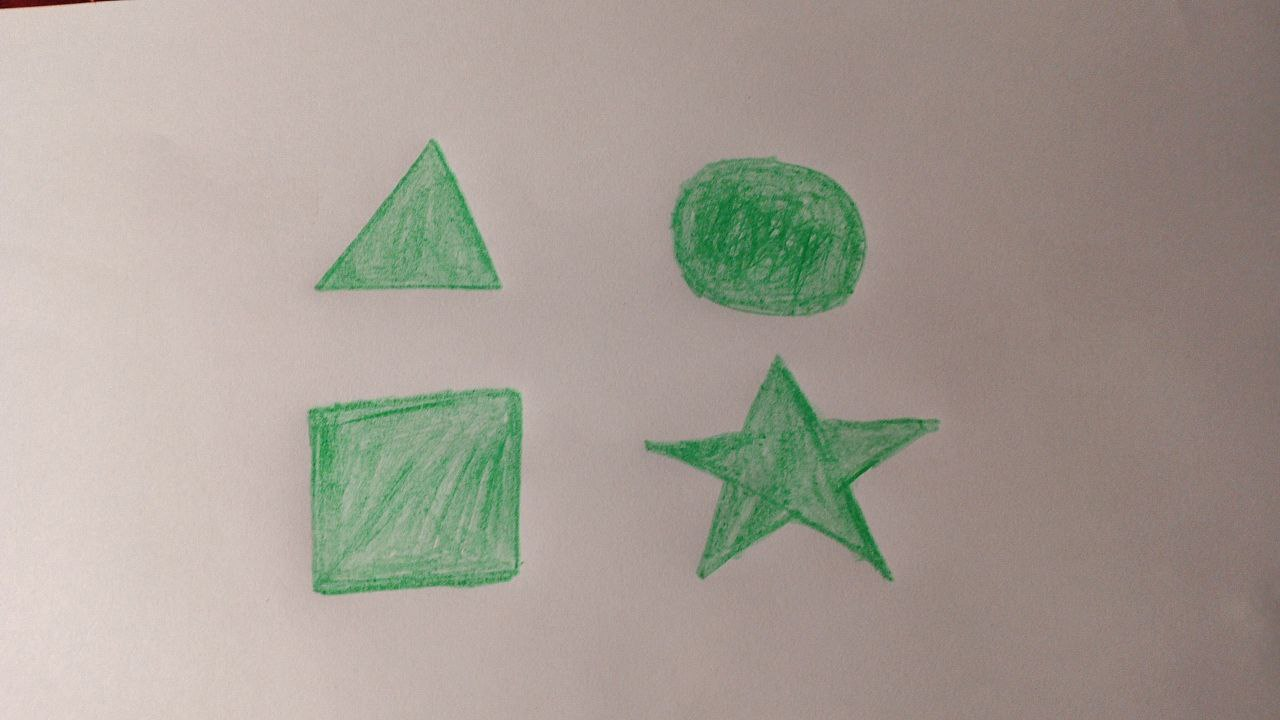
#> input picture images/hw5(2).jpg, 1280 x 720 px
$ python HW_lesson5.py
#> lines starting #> are read from the running program, lines starting #| are printed output that depends on the picture; after the words box and inside, x2 and y2 are one past the last pixel; in counts of white or black regions, pixels touching at a corner belong together
import cv2
import numpy as np

img = cv2.imread("images/hw5(2).jpg")
#> img is the input picture: shape (720, 1280, 3); mean B, G, R 147.6, 157.1, 164.9
img = cv2.resize(img, (img.shape[1], img.shape[0]))
img_copy = img.copy()
img = cv2.GaussianBlur(img, (5, 5), 8)
img = cv2.cvtColor(img, cv2.COLOR_BGR2HSV)
#> img: shape (720, 1280, 3); mean H, S, V 15, 37.4, 170.2
lower = np.array([51, 12, 0])
upper = np.array([125, 255, 255])
mask = cv2.inRange(img, lower, upper)
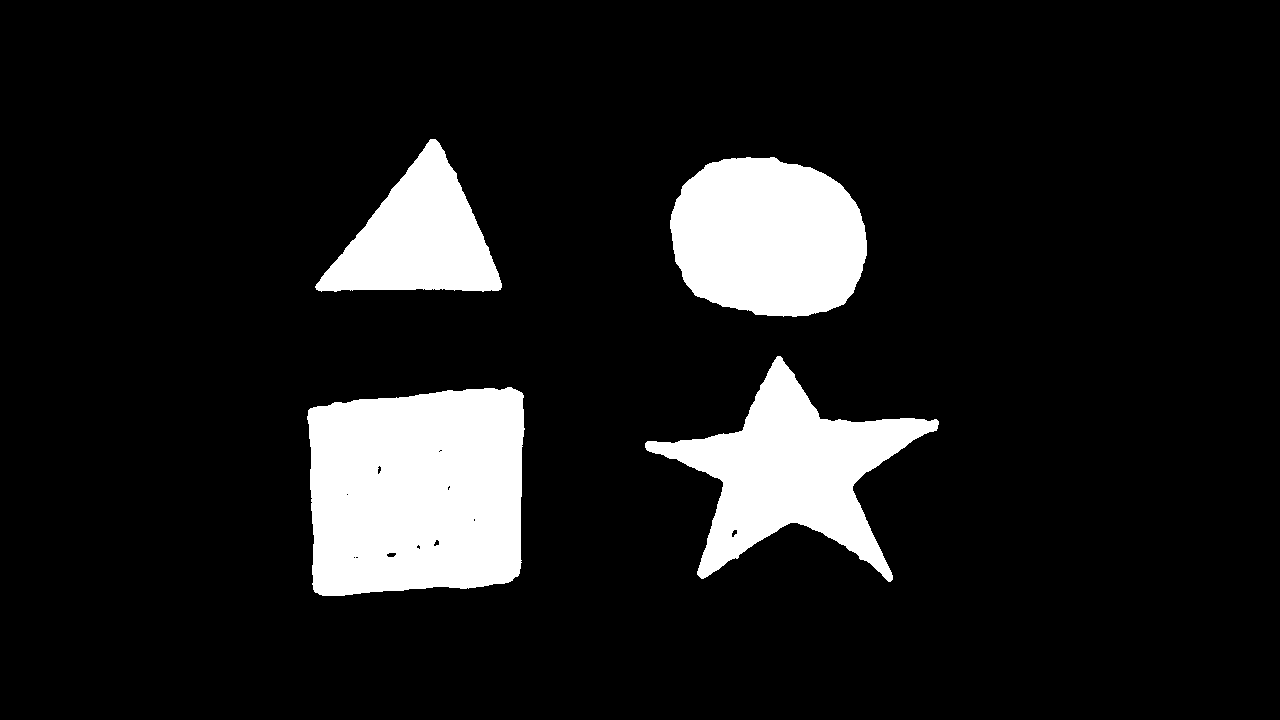
#> mask: shape (720, 1280); 11.6% white; 4 white regions
img = cv2.bitwise_and(img, img, mask=mask)
#> img: shape (720, 1280, 3); mean H, S, V 7.4, 9.6, 17

contours, _ = cv2.findContours(mask, cv2.RETR_EXTERNAL, cv2.CHAIN_APPROX_SIMPLE)
#> contours = 4 contours; box (x1, y1, x2, y2) and area: (307, 387, 525, 596) 40502, (670, 157, 867, 317) 25230, (645, 356, 939, 582) 24826, (315, 139, 502, 292) 14948
for cnt in contours:
    area = cv2.contourArea(cnt)
    if area > 150:
        perimeter = cv2.arcLength(cnt, True)
        M = cv2.moments(cnt)
        if M["m00"] != 0:
            cx = int(M["m10"] / M["m00"])
            cy = int(M["m01"] / M["m00"])
            x, y, w, h = cv2.boundingRect(cnt)
            aspect_ratio = round(w / h, 2)
            compactness = round((4 * np.pi * area) / (perimeter ** 2), 2)

            approx = cv2.approxPolyDP(cnt, 0.03 * perimeter, True)
            if len(approx) == 3:
                shape = "Triangle"
            elif len(approx) == 4:
                shape = "Quadratic"
            elif len(approx) == 10:
                shape = "Star"
            else:
                shape = "Oval"
            cv2.drawContours(img_copy, [cnt], -1, (255, 255, 255), 2)
            cv2.circle(img_copy, (cx, cy), 4, (255, 0, 0))
            cv2.putText(img_copy, f'shape: {shape}', (x, y - 10), cv2.FONT_HERSHEY_SIMPLEX, 0.5, (255, 255, 255))
            cv2.putText(img_copy, f'A: {int(area)}, P:{int(perimeter)}', (x, y - 25), cv2.FONT_HERSHEY_SIMPLEX, 0.5, (255, 255, 255))
            cv2.rectangle(img_copy, (x, y), (x + w, y + h), (255, 255, 255), 2)
            cv2.putText(img_copy, f'AR:{aspect_ratio}, C:{compactness}', (x, y - 40), cv2.FONT_HERSHEY_SIMPLEX, 0.5, (255, 255, 255))
#> this loop made 4 passes
#> (area, perimeter, cx, cy, x, y, w, h) on passes 1, 4: (40502, 825.1, 416, 491, 307, 387, 218, 209), (14947.5, 578.4, 418, 237, 315, 139, 187, 153)
#> (area, perimeter, cx, cy, x, y, w, h) on passes 2 to 3: (24826, 1077.9, 791, 471, 645, 356, 294, 226), (25229.5, 612.8, 767, 237, 670, 157, 197, 160)
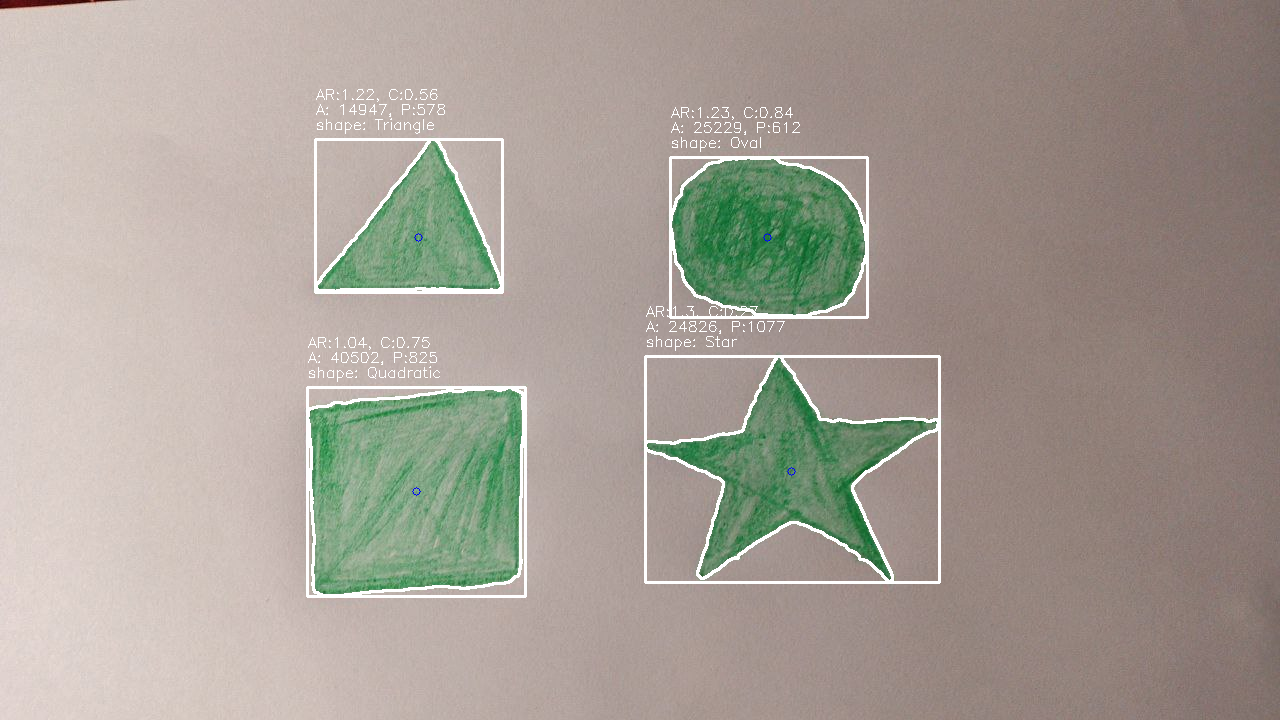
#> img_copy: shape (720, 1280, 3); 2.39% of pixels changed, all inside (x1, y1, x2, y2) = (306, 89, 941, 598)
cv2.imwrite("result.jpg", img_copy)
cv2.imshow("Figurki", img_copy)
cv2.waitKey(0)
cv2.destroyAllWindows()

$ run again, with images/dolgopyat.jpg copied over images/hw5(2).jpg
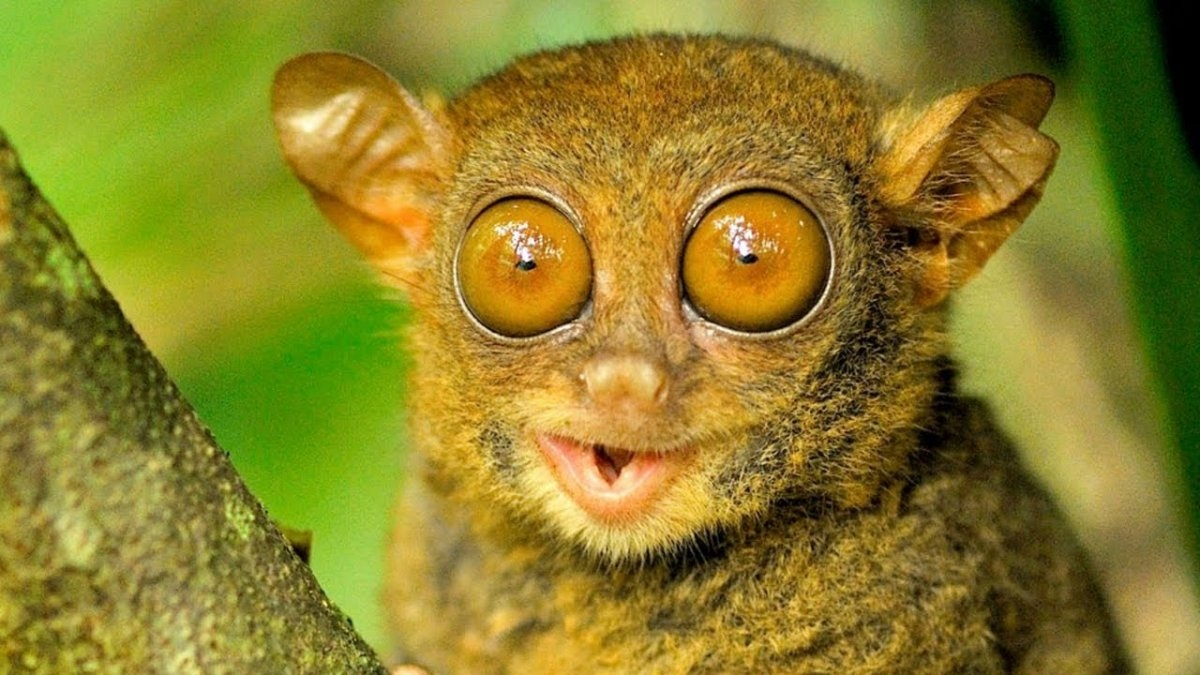
#> input picture images/dolgopyat.jpg, 1200 x 675 px
#> img is the input picture: shape (675, 1200, 3); mean B, G, R 40.6, 127.8, 139
#> `mask = cv2.inRange(img, lower, upper)`:
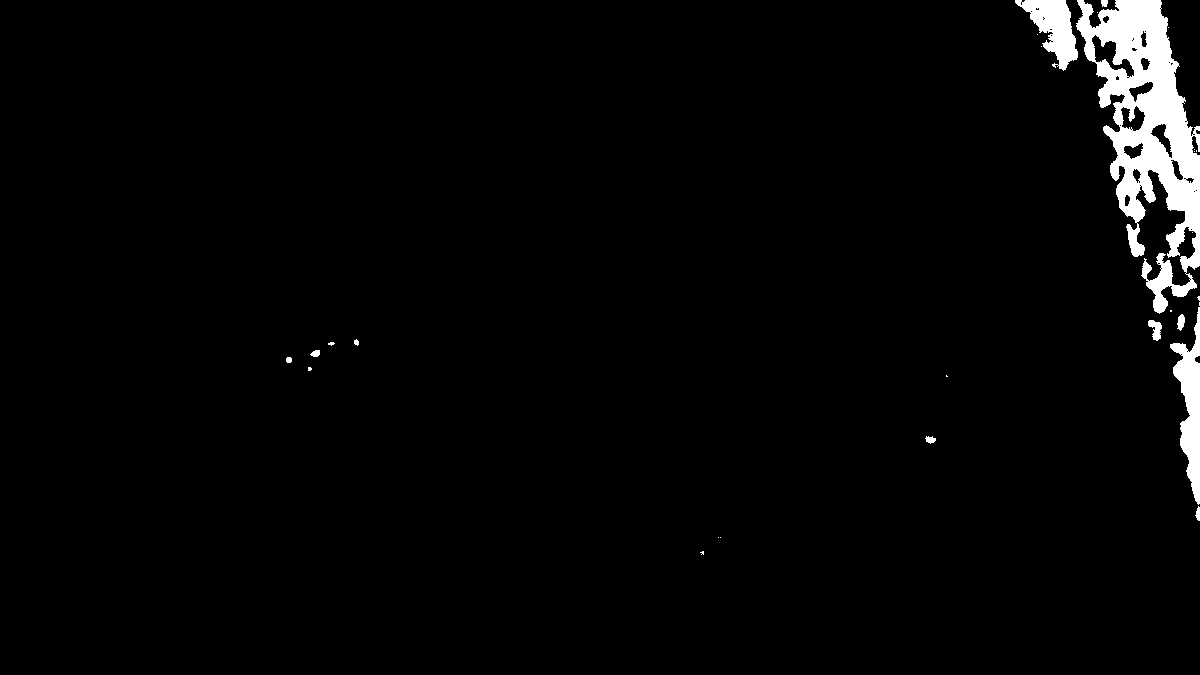
#> mask: shape (675, 1200); 2.7% white; 28 white regions (17 under 20 px)
#> contours = 28 contours, 18 with area under 20; largest, box (x1, y1, x2, y2) and area: (1076, 0, 1200, 314) 18011, (1170, 307, 1200, 505) 2484, (1015, 0, 1078, 71) 2014, (1148, 320, 1162, 341) 146, (1177, 314, 1185, 331) 75
#> the loop `for cnt in contours:` made 28 passes
#> (area, perimeter, cx, cy, x, y, w, h) on pass 15: (2484.5, 481.7, 1190, 406, 1170, 307, 30, 198)
#> after the loop `for cnt in contours:`:
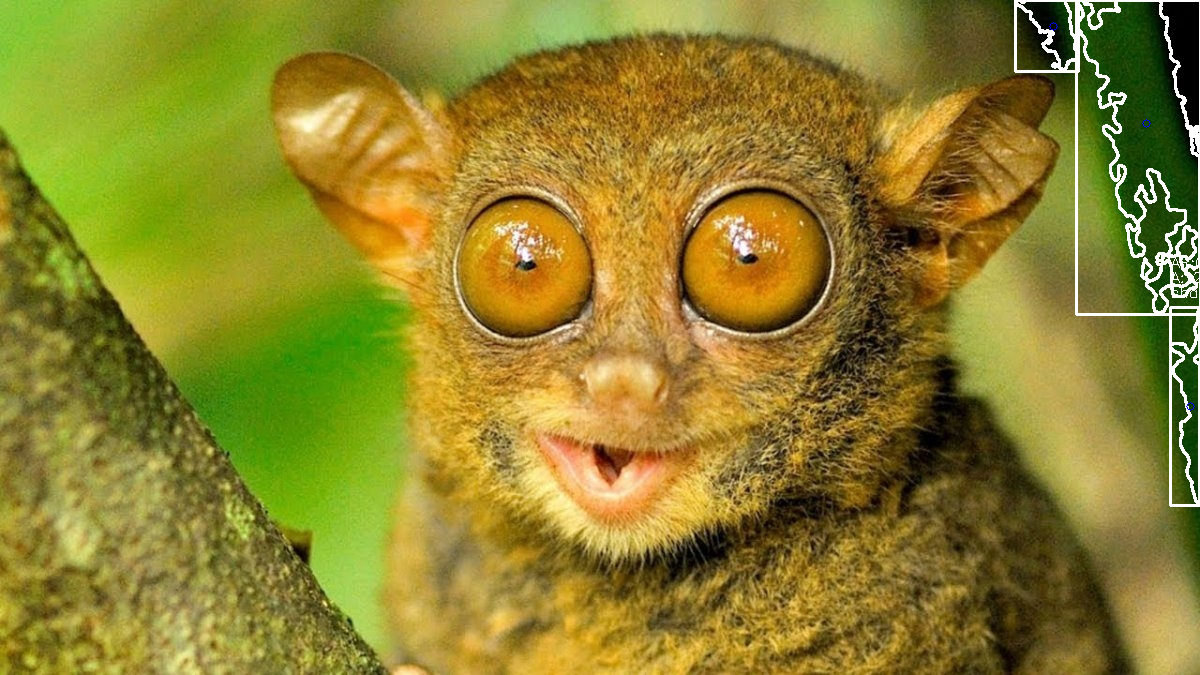
#> img_copy: shape (675, 1200, 3); 1.29% of pixels changed, all inside (x1, y1, x2, y2) = (1014, 0, 1200, 507)

$ run again, with images/img.jpg copied over images/hw5(2).jpg
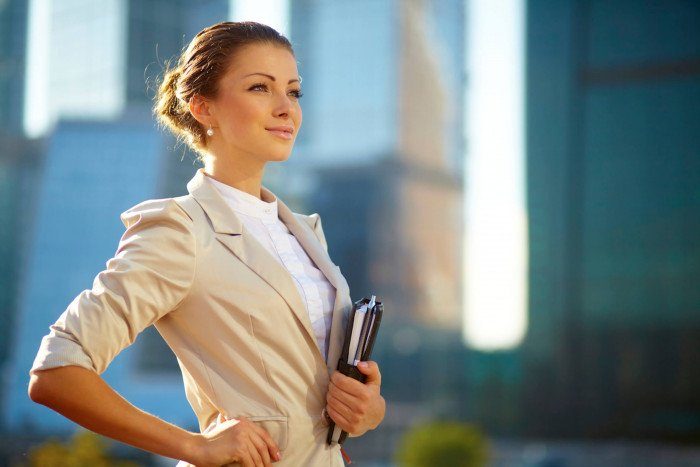
#> input picture images/img.jpg, 700 x 467 px
#> img is the input picture: shape (467, 700, 3); mean B, G, R 133.8, 135.3, 124
#> `mask = cv2.inRange(img, lower, upper)`:
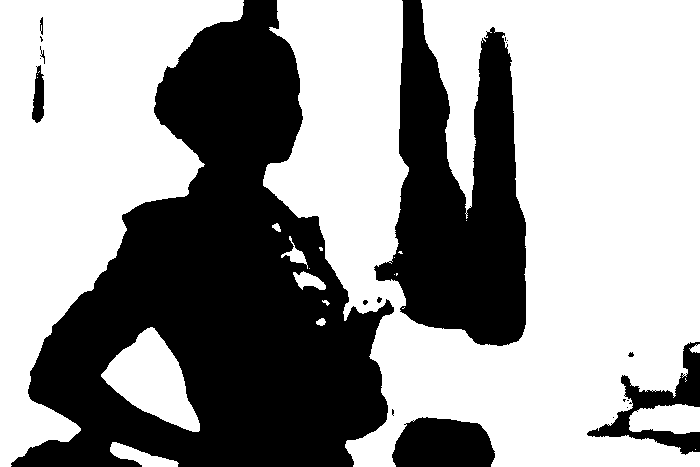
#> mask: shape (467, 700); 60.7% white; 20 black regions (11 under 20 px)
#> contours = 21 contours, 11 with area under 20; largest, box (x1, y1, x2, y2) and area: (263, 0, 700, 467) 132300, (0, 0, 244, 467) 55646, (101, 327, 200, 432) 5220, (629, 404, 700, 434) 1651, (110, 442, 179, 467) 705
#> the loop `for cnt in contours:` made 21 passes
#> (area, perimeter, cx, cy, x, y, w, h) on passes 2, 3, 6: (705, 161.7, 139, 456, 110, 442, 69, 25), (1651, 199.1, 666, 418, 629, 404, 71, 30), (5220, 322, 152, 380, 101, 327, 99, 105)
#> after the loop `for cnt in contours:`:
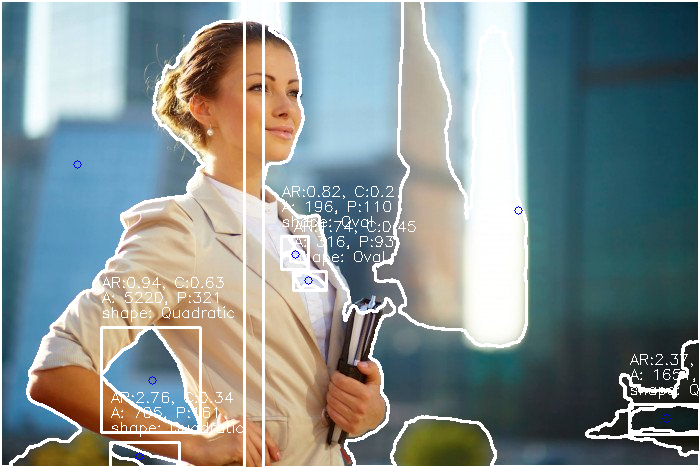
#> img_copy: shape (467, 700, 3); 7.86% of pixels changed, all inside (x1, y1, x2, y2) = (0, 0, 700, 467)
